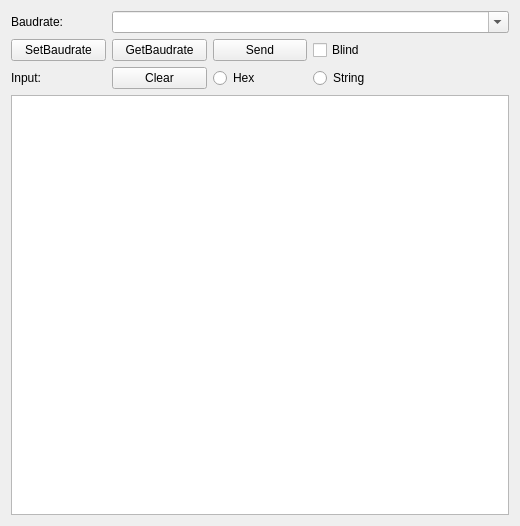
<?xml version="1.0" encoding="UTF-8"?>
<ui version="4.0">
 <class>comBySocketClass</class>
 <widget class="QWidget" name="comBySocketClass">
  <property name="geometry">
   <rect>
    <x>0</x>
    <y>0</y>
    <width>520</width>
    <height>526</height>
   </rect>
  </property>
  <property name="sizePolicy">
   <sizepolicy hsizetype="Maximum" vsizetype="Maximum">
    <horstretch>0</horstretch>
    <verstretch>0</verstretch>
   </sizepolicy>
  </property>
  <property name="windowTitle">
   <string>comBySocket</string>
  </property>
  <layout class="QVBoxLayout" name="verticalLayout_2">
   <item>
    <layout class="QVBoxLayout" name="verticalLayout">
     <property name="sizeConstraint">
      <enum>QLayout::SetMaximumSize</enum>
     </property>
     <item>
      <layout class="QGridLayout" name="gridLayout">
       <item row="0" column="0">
        <widget class="QLabel" name="label_2">
         <property name="text">
          <string>Baudrate:</string>
         </property>
        </widget>
       </item>
       <item row="1" column="0">
        <widget class="QPushButton" name="pb_set">
         <property name="text">
          <string>SetBaudrate</string>
         </property>
        </widget>
       </item>
       <item row="1" column="3">
        <widget class="QCheckBox" name="pb_send">
         <property name="text">
          <string>Blind</string>
         </property>
        </widget>
       </item>
       <item row="2" column="1">
        <widget class="QPushButton" name="pb_InputClear">
         <property name="text">
          <string>Clear</string>
         </property>
        </widget>
       </item>
       <item row="0" column="1" colspan="4">
        <widget class="QComboBox" name="cmb_baudrate">
         <property name="sizePolicy">
          <sizepolicy hsizetype="Expanding" vsizetype="Fixed">
           <horstretch>0</horstretch>
           <verstretch>0</verstretch>
          </sizepolicy>
         </property>
         <property name="editable">
          <bool>true</bool>
         </property>
        </widget>
       </item>
       <item row="1" column="1">
        <widget class="QPushButton" name="pb_get">
         <property name="text">
          <string>GetBaudrate</string>
         </property>
        </widget>
       </item>
       <item row="4" column="0" colspan="5">
        <widget class="QTextEdit" name="textEditIn"/>
       </item>
       <item row="2" column="2">
        <widget class="QRadioButton" name="radio_in_hex">
         <property name="text">
          <string>Hex</string>
         </property>
         <attribute name="buttonGroup">
          <string notr="true">buttonGroup_2</string>
         </attribute>
        </widget>
       </item>
       <item row="2" column="3">
        <widget class="QRadioButton" name="radio_in_string">
         <property name="text">
          <string>String</string>
         </property>
         <attribute name="buttonGroup">
          <string notr="true">buttonGroup_2</string>
         </attribute>
        </widget>
       </item>
       <item row="2" column="0">
        <widget class="QLabel" name="label_9">
         <property name="text">
          <string>Input:</string>
         </property>
        </widget>
       </item>
       <item row="1" column="2">
        <widget class="QPushButton" name="pb_senda">
         <property name="text">
          <string>Send</string>
         </property>
        </widget>
       </item>
      </layout>
     </item>
     <item>
      <layout class="QVBoxLayout" name="verticalLayout_3"/>
     </item>
    </layout>
   </item>
  </layout>
 </widget>
 <layoutdefault spacing="6" margin="11"/>
 <resources>
  <include location="combysocket.qrc"/>
 </resources>
 <connections>
  <connection>
   <sender>pb_set</sender>
   <signal>clicked()</signal>
   <receiver>comBySocketClass</receiver>
   <slot>setCom()</slot>
   <hints>
    <hint type="sourcelabel">
     <x>83</x>
     <y>59</y>
    </hint>
    <hint type="destinationlabel">
     <x>8</x>
     <y>193</y>
    </hint>
   </hints>
  </connection>
  <connection>
   <sender>pb_get</sender>
   <signal>clicked()</signal>
   <receiver>comBySocketClass</receiver>
   <slot>getCom()</slot>
   <hints>
    <hint type="sourcelabel">
     <x>206</x>
     <y>59</y>
    </hint>
    <hint type="destinationlabel">
     <x>8</x>
     <y>223</y>
    </hint>
   </hints>
  </connection>
  <connection>
   <sender>pb_InputClear</sender>
   <signal>clicked()</signal>
   <receiver>comBySocketClass</receiver>
   <slot>inClear()</slot>
   <hints>
    <hint type="sourcelabel">
     <x>206</x>
     <y>88</y>
    </hint>
    <hint type="destinationlabel">
     <x>6</x>
     <y>398</y>
    </hint>
   </hints>
  </connection>
  <connection>
   <sender>pb_send</sender>
   <signal>clicked()</signal>
   <receiver>comBySocketClass</receiver>
   <slot>blain()</slot>
   <hints>
    <hint type="sourcelabel">
     <x>350</x>
     <y>44</y>
    </hint>
    <hint type="destinationlabel">
     <x>3</x>
     <y>465</y>
    </hint>
   </hints>
  </connection>
  <connection>
   <sender>pb_senda</sender>
   <signal>clicked()</signal>
   <receiver>comBySocketClass</receiver>
   <slot>sendCom()</slot>
   <hints>
    <hint type="sourcelabel">
     <x>268</x>
     <y>49</y>
    </hint>
    <hint type="destinationlabel">
     <x>2</x>
     <y>439</y>
    </hint>
   </hints>
  </connection>
 </connections>
 <slots>
  <slot>setCom()</slot>
  <slot>getCom()</slot>
  <slot>sendCom()</slot>
  <slot>connectServer()</slot>
  <slot>disconnectServer()</slot>
  <slot>grabCom()</slot>
  <slot>inClear()</slot>
  <slot>outClear()</slot>
  <slot>sendOutClear()</slot>
  <slot>blain()</slot>
  <slot>slot1()</slot>
 </slots>
 <buttongroups>
  <buttongroup name="buttonGroup_2"/>
 </buttongroups>
</ui>
